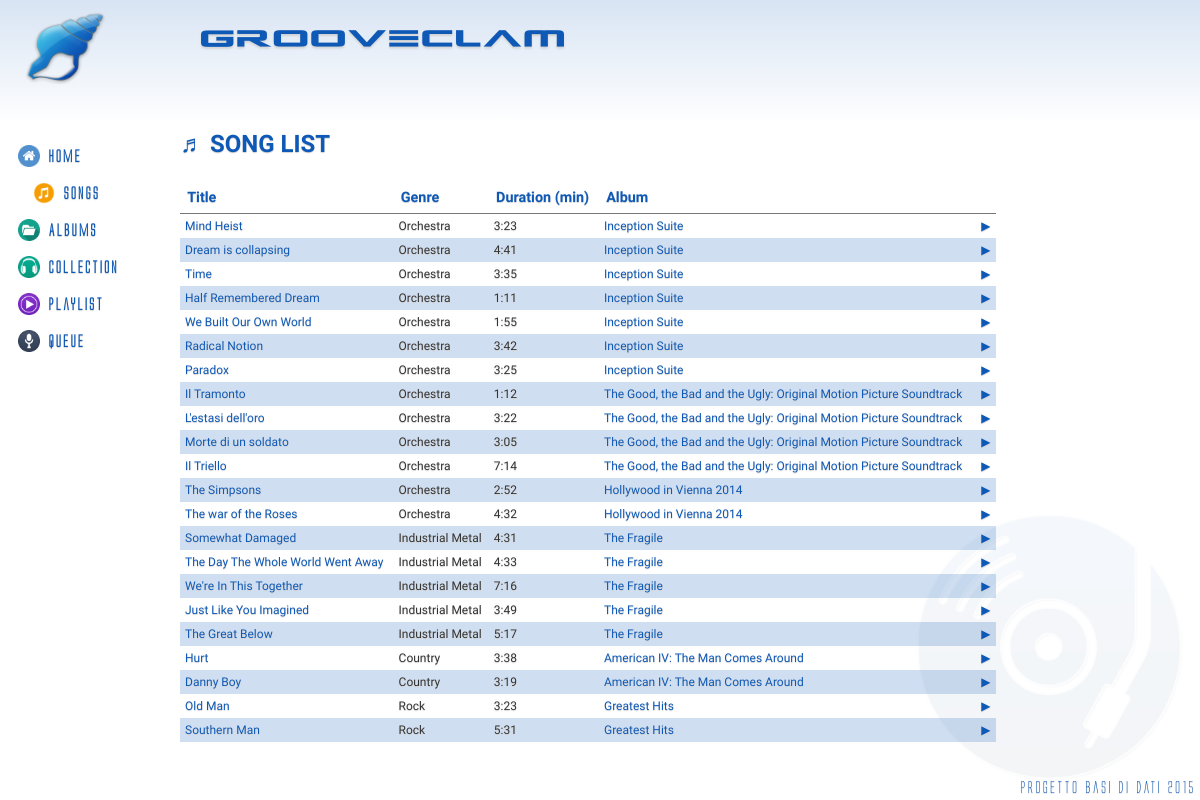
The app's page /?controller=songs&action=index, older data.
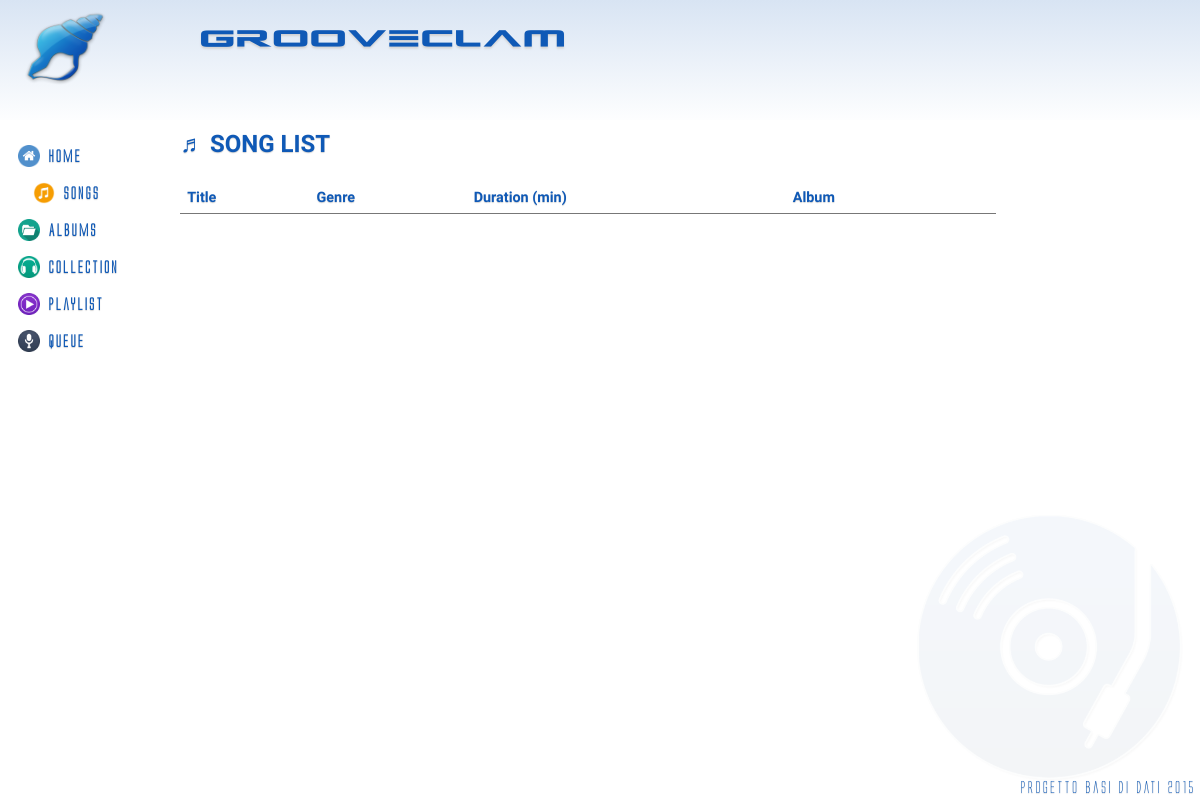
The same page, newer data.
### tables this page shows
CREATE TABLE IF NOT EXISTS `Brani` (
	`IdBrano` INT(11) NOT NULL AUTO_INCREMENT,
	`IdAlbum` INT(11) NOT NULL,
	`Titolo` VARCHAR(140) NOT NULL,
	`Genere` VARCHAR(40) NOT NULL,
	`Durata` INT(11),
	`IdImm` INT(11) NOT NULL,
	PRIMARY KEY(`IdBrano`),
	FOREIGN KEY(`IdAlbum`) REFERENCES Album(`IdAlbum`) ON DELETE CASCADE ON UPDATE CASCADE,
	FOREIGN KEY(`IdImm`) REFERENCES Copertine(`IdImm`) ON DELETE CASCADE ON UPDATE CASCADE
);

CREATE TABLE IF NOT EXISTS `Album` (
	`IdAlbum` INT(11) NOT NULL AUTO_INCREMENT,
	`Titolo` VARCHAR(140) NOT NULL,
	`Autore` VARCHAR(140) NOT NULL,
	`Info` VARCHAR(300) DEFAULT NULL,
	`Anno` YEAR DEFAULT NULL,
	`Live` BOOLEAN DEFAULT FALSE,
	`Locazione` VARCHAR(40) DEFAULT NULL,
	PRIMARY KEY(`IdAlbum`)
);

### controllers/songs_controller.php (called while the page is built, shortened)
<?php
class SongsController {
	public function index() {
		$songs = Song::all();
		require_once('views/songs/index.php');
	}
}
?>

### index.php (called while the page is built, shortened)
<?php
require_once('views/layout.php');
?>

### models/song.php (called while the page is built, shortened)
<?php
class Song {
	private $id;
	private $title;
	private $genre;
	private $duration;
	private $idalbum;
	private $album;
	public function __construct($id, $title, $genre, $duration, $author, $idalbum, $album) {
		$this->id = $id;
		$this->title = $title;
		$this->genre = $genre;
		$this->duration = $duration;
		$this->idalbum = $idalbum;
		$this->album = $album;
	}
	public function id() {
		return $this->id;
	}
	public function title() {
		return $this->title;
	}
	public function genre() {
		return $this->genre;
	}
	public function duration() {
		return $this->duration;
	}
	public function idalbum() {
		return $this->idalbum;
	}
	public function	album() {
		return $this->album;
	}
	public static function all() {
		$list = array();
		$db = Db::getInstance();
		$req = $db->query('SELECT s.*, a.Autore, a.Titolo as AlbumTitle FROM Brani s INNER JOIN Album a ON(s.IdAlbum = a.IdAlbum)');
		foreach($req->fetchAll() as $song) {
			$list[] = new Song($song['IdBrano'], $song['Titolo'], $song['Genere'], $song['Durata'], $song['Autore'], $song['IdAlbum'], $song['AlbumTitle']);
		}
		return $list;
	}
}
?>

### views/songs/index.php (the view, shortened to what this page needs)
<h2>&#9836; SONG LIST</h2>
<table class="table">
<thead>
	<tr>
		<th>Title</th>
		<th>Genre</th>
		<th>Duration (min)</th>
		<th>Album</th>
        <th></th>
	</tr>
</thead>
<tbody>
<?php foreach($songs as $song) { ?>
	<tr>
		<td><a href='?controller=songs&action=show&id=<?php echo $song->id(); ?>'><?php echo $song->title(); ?></a></td>
		<td><?php echo $song->genre(); ?></td>
		<td><?php echo floor($song->duration() / 60).":".sprintf('%02s', ($song->duration() % 60)); ?></td>
		<td><a href='?controller=albums&action=show&id=<?php echo $song->idalbum(); ?>'><?php echo $song->album(); ?></a></td>
        <td><a href="#" onclick="play('<?php echo $song->duration() . '\'',',\'' . addslashes($song->title()) . '\'',',\'' . $song->id(); ?>');">&#9654;</a></td>
	</tr>
<?php } ?>
</tbody>
</table>

Row changes from the older to the newer data that the page shows:
removed brani: Titolo "Mind Heist", Genere "Orchestra", floor($song->duration()/60) "3", $song->duration()%60 "23", IdAlbum.Titolo "Inception Suite"
removed brani: Titolo "Dream is collapsing", Genere "Orchestra", floor($song->duration()/60) "4", $song->duration()%60 "41", IdAlbum.Titolo "Inception Suite"
removed brani: Titolo "Time", Genere "Orchestra", floor($song->duration()/60) "3", $song->duration()%60 "35", IdAlbum.Titolo "Inception Suite"
removed brani: Titolo "Half Remembered Dream", Genere "Orchestra", floor($song->duration()/60) "1", $song->duration()%60 "11", IdAlbum.Titolo "Inception Suite"
removed brani: Titolo "We Built Our Own World", Genere "Orchestra", floor($song->duration()/60) "1", $song->duration()%60 "55", IdAlbum.Titolo "Inception Suite"
removed brani: Titolo "Radical Notion", Genere "Orchestra", floor($song->duration()/60) "3", $song->duration()%60 "42", IdAlbum.Titolo "Inception Suite"
removed brani: Titolo "Paradox", Genere "Orchestra", floor($song->duration()/60) "3", $song->duration()%60 "25", IdAlbum.Titolo "Inception Suite"
removed brani: Titolo "Il Tramonto", Genere "Orchestra", floor($song->duration()/60) "1", $song->duration()%60 "12", IdAlbum.Titolo "The Good, the Bad and the Ugly: Original Motion Picture Soundtrack"
removed brani: Titolo "L'estasi dell'oro", Genere "Orchestra", floor($song->duration()/60) "3", $song->duration()%60 "22", IdAlbum.Titolo "The Good, the Bad and the Ugly: Original Motion Picture Soundtrack"
removed brani: Titolo "Morte di un soldato", Genere "Orchestra", floor($song->duration()/60) "3", $song->duration()%60 "05", IdAlbum.Titolo "The Good, the Bad and the Ugly: Original Motion Picture Soundtrack"
removed brani: Titolo "Il Triello", Genere "Orchestra", floor($song->duration()/60) "7", $song->duration()%60 "14", IdAlbum.Titolo "The Good, the Bad and the Ugly: Original Motion Picture Soundtrack"
removed brani: Titolo "The Simpsons", Genere "Orchestra", floor($song->duration()/60) "2", $song->duration()%60 "52", IdAlbum.Titolo "Hollywood in Vienna 2014"
removed brani: Titolo "The war of the Roses", Genere "Orchestra", floor($song->duration()/60) "4", $song->duration()%60 "32", IdAlbum.Titolo "Hollywood in Vienna 2014"
removed brani: Titolo "Somewhat Damaged", Genere "Industrial Metal", floor($song->duration()/60) "4", $song->duration()%60 "31", IdAlbum.Titolo "The Fragile"
removed brani: Titolo "The Day The Whole World Went Away", Genere "Industrial Metal", floor($song->duration()/60) "4", $song->duration()%60 "33", IdAlbum.Titolo "The Fragile"
removed brani: Titolo "We're In This Together", Genere "Industrial Metal", floor($song->duration()/60) "7", $song->duration()%60 "16", IdAlbum.Titolo "The Fragile"
removed brani: Titolo "Just Like You Imagined", Genere "Industrial Metal", floor($song->duration()/60) "3", $song->duration()%60 "49", IdAlbum.Titolo "The Fragile"
removed brani: Titolo "The Great Below", Genere "Industrial Metal", floor($song->duration()/60) "5", $song->duration()%60 "17", IdAlbum.Titolo "The Fragile"
removed brani: Titolo "Hurt", Genere "Country", floor($song->duration()/60) "3", $song->duration()%60 "38", IdAlbum.Titolo "American IV: The Man Comes Around"
removed brani: Titolo "Danny Boy", Genere "Country", floor($song->duration()/60) "3", $song->duration()%60 "19", IdAlbum.Titolo "American IV: The Man Comes Around"
removed brani: Titolo "Old Man", Genere "Rock", floor($song->duration()/60) "3", $song->duration()%60 "23", IdAlbum.Titolo "Greatest Hits"
removed brani: Titolo "Southern Man", Genere "Rock", floor($song->duration()/60) "5", $song->duration()%60 "31", IdAlbum.Titolo "Greatest Hits"
